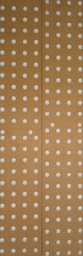
#> input picture in/vert.jpeg, 83 x 256 px, shrunk from 693 x 2144 before the run, found by its file name
$ python process2.py
#> lines starting #> are read from the running program, lines starting #| are printed output that depends on the picture
### __old/image.py
from PIL import Image
from numpy import array

class Img:
    def __init__(self, imgPath:str) -> None:
        self.__imgPath = imgPath
        self.__img = Image.open(imgPath)
        self.__pix = self.__img.load()

    def getSize(self) -> tuple:
        return self.__img.size

    def getRGBVal(self, xPos:int, yPos:int) -> tuple:
        return self.__pix[xPos, yPos]

    def setRGB(self, xPos:int, yPos:int, newR:int, newG:int, newB:int) -> None:
        self.__pix[xPos, yPos] = (newR, newG, newB)

    def fillArea(self, startX:int, startY:int, width:int, height:int, RGB:tuple) -> None:
        for i in range(startX, startX + width):
            for j in range(startY, startY + height):
                self.setRGB(i, j, RGB[0], RGB[1], RGB[2])

    def getPath(self):
        return self.__imgPath

    # [8 lines left out: function convToNp, not called in this run]

    def save(self, newImgName:str) -> None:
        self.__img.save(newImgName)

### __old/process2.py
## Post-it notes :)

from image import Img
from math import atan, degrees, sin, cos, tan, radians, floor, ceil

def calcArea(startX:int, startY:int, endX:int, endY:int) -> int:
	deltaX = endX - startX
	deltaY = endY - startY
	return deltaX * deltaY

# NOTE: background is orange here so red and green should be valued at less
def getDarkness(img, x:int, y:int) -> int: # returns int (0 -> 255)
	return img.getRGBVal(x, y)[1]

def getAverageDarkness(img, startX:int, startY:int, endX:int, endY:int) -> int: # returns int (0 -> 255)
	total = 0
	for i in range((endX - startX)):
		for j in range(endY - startY):
			try: # TMP fix
				total += getDarkness(img, startX + i, startY + j)
			except:
				print("OUT OF RANGE!")
				break
	if calcArea(startX, startY, endX, endY) != 0:
		return (total // calcArea(startX, startY, endX, endY))
	else:
		print("0 AREA")
		return 0

# [28 lines left out: functions isCircleInRect, isLine, not called in this run]

def normaliseLighting(img):
	out = Img(img.getPath())
	for x in range(img.getSize()[0]):
		for y in range(img.getSize()[1]):
			val = img.getRGBVal(x, y)
			R = (val[0])
			G = (val[1] // 100) * 100
			B = (val[2])
			if R + G > 255:
				R = 0
				G = 255
				B = 0
			out.setRGB(x, y, R, G, B)

	out.save("input/lights.jpg")
	return out

# [21 lines left out: functions isCenteredCircle, fillLine, centredDarkness, not called in this run]

def main():
	filepath = "final/in/vert.jpeg"
	img = Img(filepath)
	circleRadius = 100
	accuracy = 1 # higher for high res, lower for low res (lower is more accurate)
	sensitivity = 10 # higher for low res, lower for high res
	lineThickness = 10
	x = circleRadius
	y = circleRadius

	img = normaliseLighting(img)
#> in save, `self.__img.save(newImgName)`:
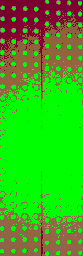
#> saved as lights.jpg: PIL image 83x256 RGB; mean R, G, B 61.2, 175.9, 28
	lines = Img("input/lights.jpg")
	out = Img("input/lights.jpg")

	# Vertical Lines
	linesX = []
	knownLines = {}
	while y < (img.getSize()[1] - (circleRadius * 2)):
		x = 0
		while x < (img.getSize()[0] - (circleRadius*2)):
			tmp = isLine(img, x, y, circleRadius, True)
			if (tmp != False): # if it determines its a line
				if tmp[0] in knownLines: # updates dict
					knownLines[tmp[0]] += 1
				else:
					knownLines[tmp[0]] = 1
			x += accuracy # set to 1 for most accurate but least speed (best for low res imgs)
		y += circleRadius

	for elem in knownLines:
		if knownLines[elem] > sensitivity:
			lines.fillArea(elem, 0, 5, img.getSize()[1], (0, 0, 255))
			out.fillArea(elem, 0, 5, img.getSize()[1], (0, 0, 255))
			linesX.append(elem)

	print("-".center(60, "-"))

	# Horizontal lines
	linesY = []
	knownLines = {}
	x = circleRadius
	y = circleRadius
	while y < (img.getSize()[1] - (circleRadius * 2)):
		x = 0
		while x < (img.getSize()[0] - (circleRadius * 2)):
			tmp = isLine(img, x, y, circleRadius, False)
			if (tmp != False):
				if tmp[0] in knownLines:
					knownLines[tmp[0]] += 1
				else:
					knownLines[tmp[0]] = 1
			x += circleRadius
		y += accuracy

	for elem in knownLines:
		if knownLines[elem] > sensitivity:
			lines.fillArea(0, elem, img.getSize()[0], lineThickness, (255, 0, 255))
			out.fillArea(0, elem, img.getSize()[0], lineThickness, (255, 0, 255))
			linesY.append(elem)

	lines.save("input/lines.jpeg")
#> call 2 of save, with newImgName = 'input/lines.jpeg'
#> in save (call 2), `self.__img.save(newImgName)`:
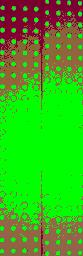
#> saved as lines.jpeg: PIL image 83x256 RGB; mean R, G, B 61.7, 175.8, 29.3

	print("-".center(60, "-"))

	# Line list cleanup
	linesX.insert(0, 0)
	linesY.insert(0, 0)
	linesX.append(img.getSize()[0])
	linesY.append(img.getSize()[1])

	# round
	for i in range(len(linesX)):
		linesX[i] = (linesX[i] // (lineThickness * 5)) * (lineThickness * 5)
	# round
	for i in range(len(linesY)):
		linesY[i] = (linesY[i] // (lineThickness * 5 )) * (lineThickness * 5)
	# remove duplicates
	linesX = list(set(linesX))
	linesY = list(set(linesY))
	linesX.sort()
	linesY.sort()

	print(len(linesX), "*", len(linesY))

	print(linesX)
	print("-".center(60, "-"))
	print(linesY)

	for i in range(len(linesX) - 1):
		for j in range(len(linesY) - 1):
			# Circle Detection
			tmp = getAverageDarkness(img, linesX[i], linesY[j], linesX[i + 1], linesY[j + 1])
			print(tmp)
			if tmp < 230:
				# Fill area black
				print("Black")
				out.fillArea(linesX[i], linesY[j], (linesX[i + 1] - linesX[i]), (linesY[j + 1] - linesY[j]), (0, 0, 0))
			else:
				print("White")
				out.fillArea(linesX[i], linesY[j], (linesX[i + 1] - linesX[i]), (linesY[j + 1] - linesY[j]), (255, 255, 255))

	out.save("input/out.jpeg")
#> call 3 of save, with newImgName = 'input/out.jpeg'
#> in save (call 3), `self.__img.save(newImgName)`:
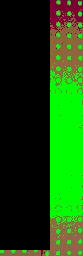
#> saved as out.jpeg: PIL image 83x256 RGB; mean R, G, B 24.4, 75.3, 12.1

if __name__ == "__main__":
	main()
